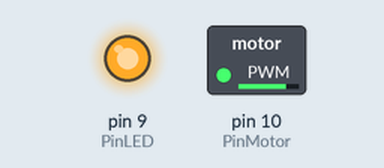
Recording of a sketch running on a simulated Arduino Uno, built with avr-gcc and run on an emulated ATmega328P. Parts: switched loads named in the sketch (green lamp = pin HIGH), output pins drawn as LEDs (lit = HIGH).

Above: at 0.1 s.
At 1.1 s:
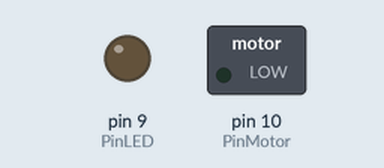
Timing chart, 0 to 2.6 s (numbered marks = the images above):
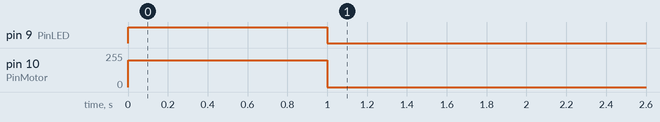

The sketch:

VibrateOnce.ino
```cpp
// Turn on a vibration motor, such as the 'Vibrating Mini Motor Disc 1201' from Adafruit
// An indicator LED will also turn on when the motor is in use

// Motor settings
const int PinMotor=10 ; //The pin the vibration motor is connected to
const int power=200; //Set power level for motor (0-255)

// LED settings
const int PinLED=9; //The pin the indicator LED is connected to
const int brightness=500; //Set brightness of LED (0-255)

// Common settings
const long durationON=1000; //Set duration both motor and LED should be on for
const int repetitions=1; //Set number of repetitions
const long intervalDelay=1000; //Set delay between repetitions

void setup() {
  //Set pins to output and off
    pinMode(PinMotor,OUTPUT);
    digitalWrite(PinMotor,LOW);

    pinMode(PinLED,OUTPUT);
    digitalWrite(PinLED,LOW);

  //Loop through each repetition, turning motor and LED on
  //and then off after the specfied delay
  for(int i=0; i<repetitions; i++){

    analogWrite(PinMotor,power);
    analogWrite(PinLED,brightness);
    delay(durationON);
    analogWrite(PinMotor,0);
    analogWrite(PinLED,0);

    //Introduce a delay before continuing to the next step in the loop
    unsigned long currentMillis = millis(); //Save the current time
    unsigned long nextEvent = currentMillis+intervalDelay; //Save the time at which to continue

    while (millis()<nextEvent); //Unless the current time has reached the nextEvent time, the code stays here
  }
}

void loop() {
  // put your main code here, to run repeatedly:

}
```
